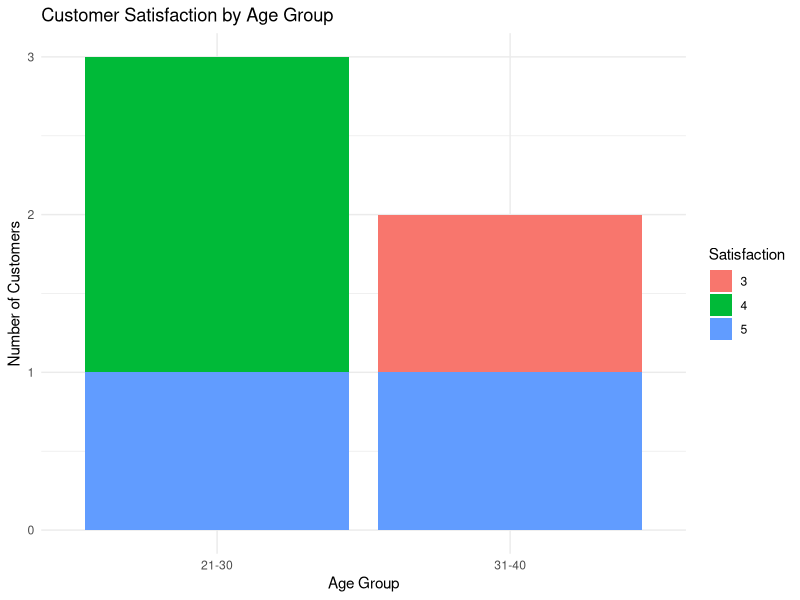

The R source for this figure:
library(ggplot2)

# Customer Data
customer <- data.frame(
  Age = c(25,30,35,28,40),
  Satisfaction = factor(c(4,5,3,4,5))
)

# Create Age Groups
customer$AgeGroup <- cut(
  customer$Age,
  breaks = c(20,30,40,50),
  labels = c("21-30","31-40","41-50"),
  include.lowest = TRUE
)

# Stacked Bar Chart
ggplot(customer, aes(x = AgeGroup, fill = Satisfaction)) +
  geom_bar() +
  labs(
    title = "Customer Satisfaction by Age Group",
    x = "Age Group",
    y = "Number of Customers"
  ) +
  theme_minimal()
